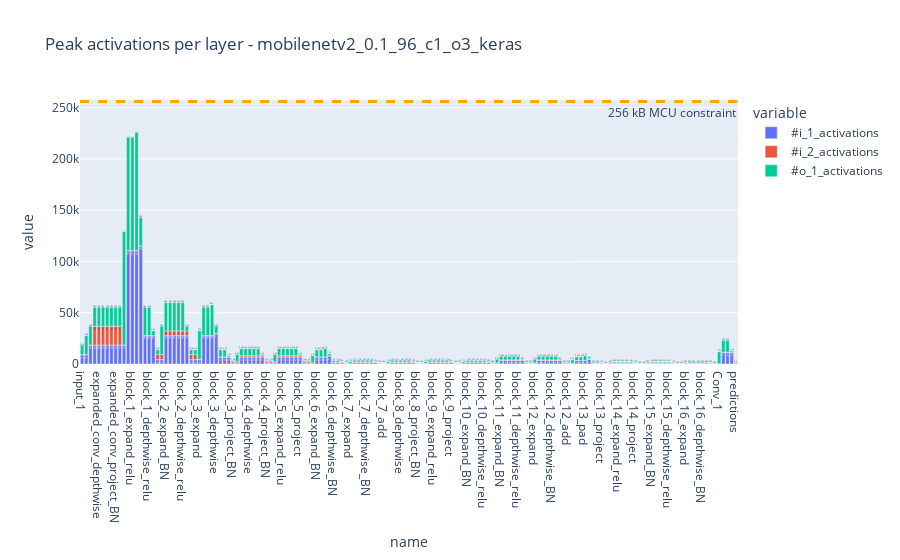

The notebook cell saved with this chart:
### Markdown cell above
# Visualizations

### Code cell
fig = px.bar(df, x="name", y= ["#i_1_activations","#i_2_activations", "#o_1_activations"], text_auto=".2s",
    title=f"Peak activations per layer - {model_name}")
fig.add_hline(y=256000, line_width=3, line_dash="dash", line_color="orange", annotation_text="256 kB MCU constraint", 
              annotation_position="bottom right")
#fig.update_layout(showlegend=True)
fig.show()

### Figure 1 — Plotly figure (JSON) as saved in the notebook; plotly's stock layout.template omitted (floating-point values rounded to 4 significant figures; data arrays with more than 128 entries replaced by an {"elided": "..."} marker saying what was removed)
{"data": [{"alignmentgroup": "True", "hovertemplate": "variable=#i_1_activations<br>name=%{x}<br>value=%{y}<extra></extra>", "legendgroup": "#i_1_activations", "marker": {"color": "#636efa", "pattern": {"shape": ""}}, "name": "#i_1_activations", "offsetgroup": "#i_1_activations", "orientation": "v", "showlegend": true, "textposition": "auto", "texttemplate": "%{y:.2s}", "type": "bar", "x": {"elided": "157 str values"}, "xaxis": "x", "y": {"elided": "157 int values"}, "yaxis": "y"}, {"alignmentgroup": "True", "hovertemplate": "variable=#i_2_activations<br>name=%{x}<br>value=%{y}<extra></extra>", "legendgroup": "#i_2_activations", "marker": {"color": "#EF553B", "pattern": {"shape": ""}}, "name": "#i_2_activations", "offsetgroup": "#i_2_activations", "orientation": "v", "showlegend": true, "textposition": "auto", "texttemplate": "%{y:.2s}", "type": "bar", "x": {"elided": "157 str values"}, "xaxis": "x", "y": {"elided": "157 int values"}, "yaxis": "y"}, {"alignmentgroup": "True", "hovertemplate": "variable=#o_1_activations<br>name=%{x}<br>value=%{y}<extra></extra>", "legendgroup": "#o_1_activations", "marker": {"color": "#00cc96", "pattern": {"shape": ""}}, "name": "#o_1_activations", "offsetgroup": "#o_1_activations", "orientation": "v", "showlegend": true, "textposition": "auto", "texttemplate": "%{y:.2s}", "type": "bar", "x": {"elided": "157 str values"}, "xaxis": "x", "y": {"elided": "157 int values"}, "yaxis": "y"}], "layout": {"annotations": [{"showarrow": false, "text": "256 kB MCU constraint", "x": 1, "xanchor": "right", "xref": "x domain", "y": 256000, "yanchor": "top", "yref": "y"}], "barmode": "relative", "legend": {"title": {"text": "variable"}, "tracegroupgap": 0}, "shapes": [{"line": {"color": "orange", "dash": "dash", "width": 3}, "type": "line", "x0": 0, "x1": 1, "xref": "x domain", "y0": 256000, "y1": 256000, "yref": "y"}], "title": {"text": "Peak activations per layer - mobilenetv2_0.1_96_c1_o3_keras"}, "xaxis": {"anchor": "y", "domain": [0, 1], "title": {"text": "name"}}, "yaxis": {"anchor": "x", "domain": [0, 1], "title": {"text": "value"}}}}
